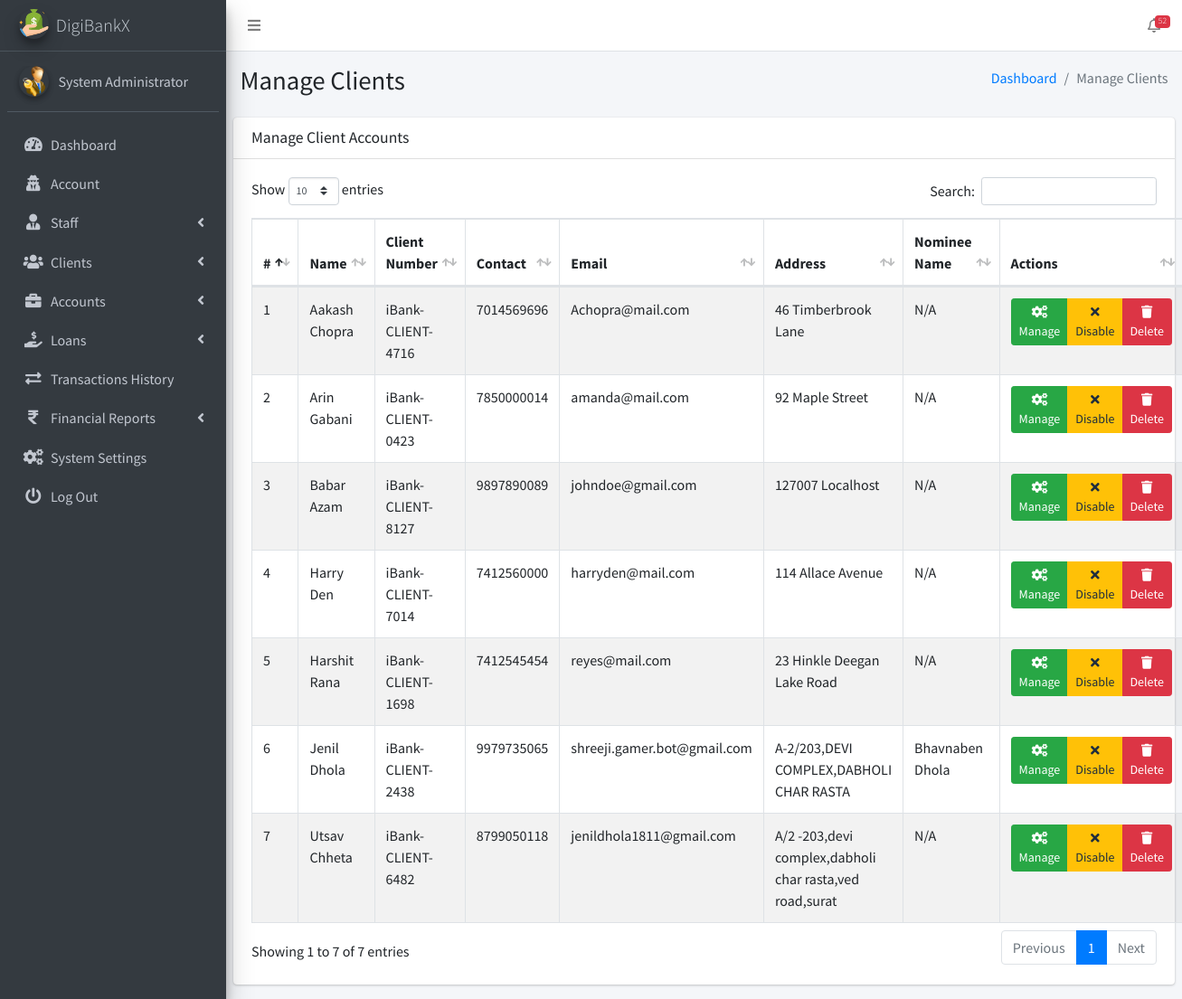
The app's page /admin/pages_manage_clients.php (signed in), older data.
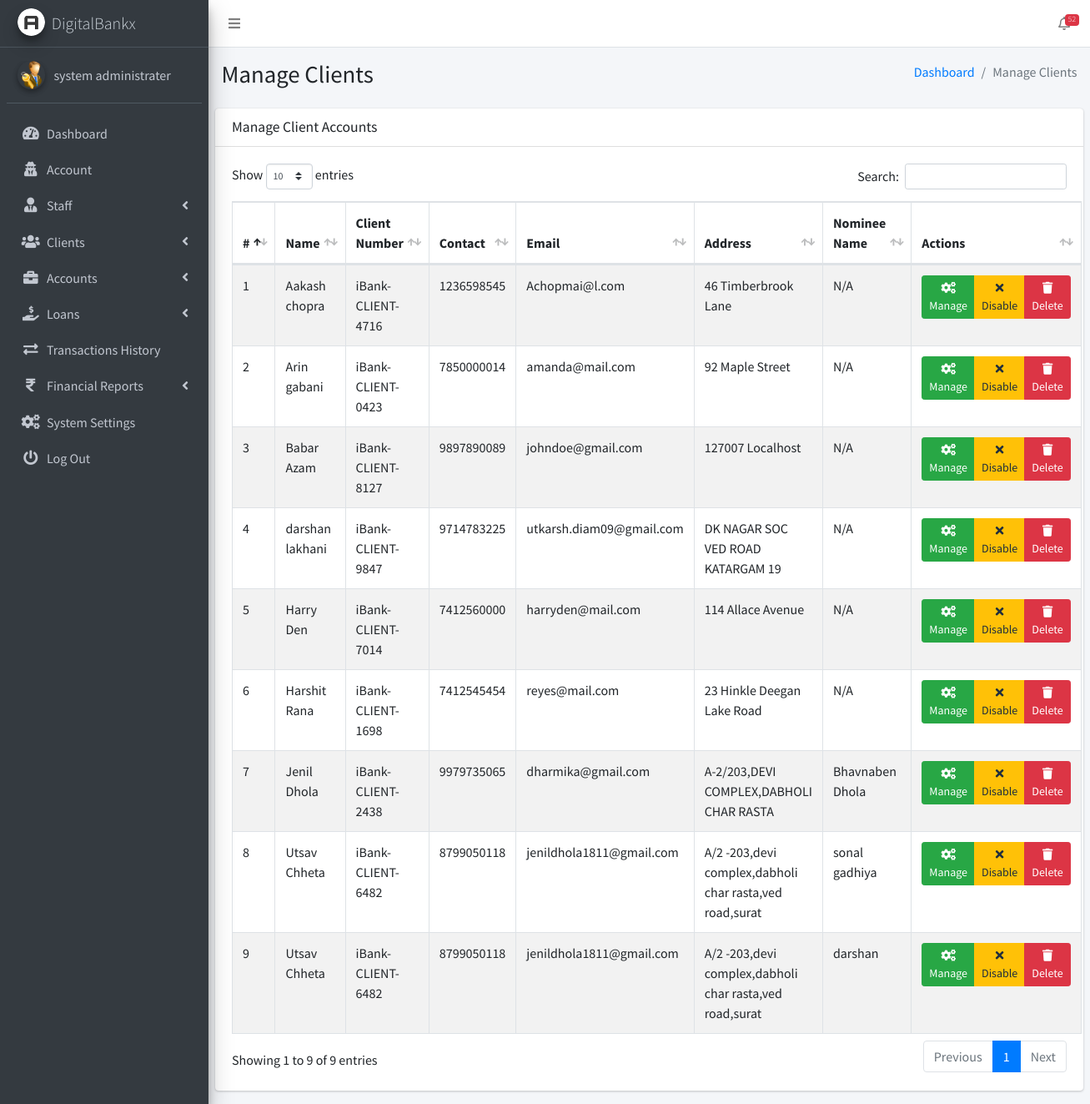
The same page, newer data.
### tables this page shows
CREATE TABLE `ib_systemsettings` (
  `id` int(20) NOT NULL,
  `sys_name` longtext NOT NULL,
  `sys_tagline` longtext NOT NULL,
  `sys_logo` varchar(200) NOT NULL,
  `is_active` tinyint(1) NOT NULL DEFAULT 1
);

CREATE TABLE `ib_admin` (
  `admin_id` int(11) NOT NULL,
  `name` varchar(200) NOT NULL,
  `email` varchar(200) NOT NULL,
  `number` varchar(200) NOT NULL,
  `password` varchar(200) NOT NULL,
  `profile_pic` varchar(200) NOT NULL,
  `is_active` tinyint(1) NOT NULL DEFAULT 1,
  `otp` varchar(6) DEFAULT NULL,
  `otp_expiry` datetime DEFAULT NULL
);

CREATE TABLE `ib_clients` (
  `client_id` int(10) UNSIGNED NOT NULL,
  `name` varchar(200) NOT NULL,
  `phone` varchar(200) NOT NULL,
  `address` varchar(200) NOT NULL,
  `email` varchar(200) NOT NULL,
  `password` varchar(200) NOT NULL,
  `profile_pic` varchar(200) NOT NULL,
  `client_number` varchar(200) NOT NULL,
  `is_active` tinyint(1) NOT NULL DEFAULT 1,
  `otp` varchar(10) DEFAULT NULL,
  `otp_expiry` datetime DEFAULT NULL
);

CREATE TABLE `ib_nominees` (
  `id` int(11) NOT NULL,
  `client_id` int(11) NOT NULL,
  `nominee_name` varchar(255) NOT NULL,
  `relation` varchar(100) NOT NULL,
  `nominee_email` varchar(255) DEFAULT NULL,
  `nominee_phone` varchar(20) DEFAULT NULL,
  `nominee_address` text DEFAULT NULL,
  `created_at` timestamp NOT NULL DEFAULT current_timestamp(),
  `is_active` tinyint(1) NOT NULL DEFAULT 1,
  `aadhar_number` varchar(12) NOT NULL,
  `pan_number` varchar(10) NOT NULL
);

### admin/pages_manage_clients.php (the view, shortened to what the changed rows need)
<?php
include('conf/config.php');
?>
<!DOCTYPE html>
<html>
<?php include("dist/_partials/head.php"); ?>
<body class="hold-transition sidebar-mini">
  <div class="wrapper">
    <?php include("dist/_partials/sidebar.php"); ?>
    <div class="content-wrapper">
      <section class="content-header">
        <div class="container-fluid">
          <div class="row mb-2">
            <div class="col-sm-6">
              <h1>Manage Clients</h1>
            </div>
          </div>
        </div>
      </section>
      <section class="content">
        <div class="row">
          <div class="col-12">
            <div class="card">
              <div class="card-header">
                <h3 class="card-title">Manage Client Accounts</h3>
              </div>
              <div class="card-body">
                <table id="example1" class="table table-hover table-bordered table-striped">
                  <thead>
                    <tr>
                      <th>#</th>
                      <th>Name</th>
                      <th>Client Number</th>
                      <th>Contact</th>
                      <th>Email</th>
                      <th>Address</th>
                      <th>Nominee Name</th>
                      <th>Actions</th>
                    </tr>
                  </thead>
                  <tbody>
                    <?php
                    $query = "SELECT c.client_id, c.name, c.client_number, c.phone, c.email, c.address, c.is_active,
                                     n.nominee_name
                              FROM iB_clients c
                              LEFT JOIN iB_nominees n ON c.client_id = n.client_id
                              ORDER BY c.name ASC;";
                    $stmt = $mysqli->prepare($query);
                    $stmt->execute();
                    $res = $stmt->get_result();
                    $cnt = 1;
                    while ($row = $res->fetch_object()) {
                      ?>
                      <tr>
                        <td><?php echo $cnt; ?></td>
                        <td><?php echo htmlspecialchars($row->name); ?></td>
                        <td><?php echo htmlspecialchars($row->client_number); ?></td>
                        <td><?php echo htmlspecialchars($row->phone); ?></td>
                        <td><?php echo htmlspecialchars($row->email); ?></td>
                        <td><?php echo htmlspecialchars($row->address); ?></td>
                        <td><?php echo htmlspecialchars($row->nominee_name ?? 'N/A'); ?></td>
                        <td>
                          <div class="btn-group" role="group">
                            <a class="btn btn-success btn-sm"
                              href="pages_view_client.php?client_number=<?php echo $row->client_number; ?>">
                              <i class="fas fa-cogs"></i> Manage
                            </a>
                            <a class="btn btn-<?php echo $row->is_active ? 'warning' : 'primary'; ?> btn-sm" href="#"
                              onclick="toggleClient(<?php echo $row->client_id; ?>, <?php echo $row->is_active; ?>)">
                              <i class="fas fa-<?php echo $row->is_active ? 'times' : 'check'; ?>"></i>
                              <?php echo $row->is_active ? 'Disable' : 'Enable'; ?>
                            </a>
                            <a class="btn btn-danger btn-sm" href="#"
                              onclick="deleteClient(<?php echo $row->client_id; ?>)">
                              <i class="fas fa-trash"></i> Delete
                            </a>
                          </div>
                        </td>
                      </tr>
                      <?php $cnt++;
                    } ?>
                  </tbody>
                </table>
              </div>
            </div>
          </div>
        </div>
      </section>
    </div>
  </div>
</body>
</html>

### admin/dist/_partials/sidebar.php (shortened to what the changed rows need)
<aside class="main-sidebar sidebar-dark-primary elevation-4">
    <?php
    $admin_id = $_SESSION['admin_id'];
    $query = "SELECT * FROM iB_admin WHERE admin_id = ?";
    $stmt = $mysqli->prepare($query);
    $stmt->bind_param('i', $admin_id);
    $stmt->execute();
    $res = $stmt->get_result();
    while ($row = $res->fetch_object()) {
        $profile_picture = empty($row->profile_pic)
            ? "<img src='dist/img/user_icon.png' class='img-circle elevation-2' alt='User Image'>"
            : "<img src='dist/img/$row->profile_pic' class='img-circle elevation-2' alt='User Image'>";
        $sys_query = "SELECT * FROM iB_SystemSettings";
        $stmt = $mysqli->prepare($sys_query);
        $stmt->execute();
        $sys_res = $stmt->get_result();
        while ($sys = $sys_res->fetch_object()) {
            ?>
            <a href="pages_dashboard.php" class="brand-link text-light">
                <img src="dist/img/<?php echo $sys->sys_logo; ?>" alt="Logo" class="brand-image img-circle elevation-3">
                <span class="brand-text font-weight-light"><?php echo $sys->sys_name; ?></span>
            </a>
            <div class="sidebar">
                <div class="user-panel mt-3 pb-3 mb-3 d-flex">
                    <div class="image"><?php echo $profile_picture; ?></div>
                    <div class="info">
                        <a href="#" class="d-block"><?php echo $row->name; ?></a>
                    </div>
                </div>
                <nav class="mt-2">
                    <ul class="nav nav-pills nav-sidebar flex-column" data-widget="treeview" role="menu">
                        <li class="nav-item">
                            <a href="pages_dashboard.php" class="nav-link">
                                <i class="nav-icon fas fa-tachometer-alt"></i>
                                <p>Dashboard</p>
                            </a>
                        </li>
                        <li class="nav-item">
                            <a href="pages_account.php" class="nav-link">
                                <i class="nav-icon fas fa-user-secret"></i>
                                <p>Account</p>
                            </a>
                        </li>
                        <li class="nav-item has-treeview">
                            <a href="#" class="nav-link">
                                <i class="nav-icon fas fa-user-tie"></i>
                                <p>Staff <i class="fas fa-angle-left right"></i></p>
                            </a>
                        </li>
                        <li class="nav-item has-treeview">
                            <a href="#" class="nav-link">
                                <i class="nav-icon fas fa-users"></i>
                                <p>Clients <i class="fas fa-angle-left right"></i></p>
                            </a>
                        </li>
                        <li class="nav-item has-treeview">
                            <a href="#" class="nav-link">
                                <i class="nav-icon fas fa-briefcase"></i>
                                <p>Accounts <i class="fas fa-angle-left right"></i></p>
                            </a>
                        </li>
                        <li class="nav-item has-treeview">
                            <a href="#" class="nav-link">
                                <i class="nav-icon fas fa-hand-holding-usd"></i>
                                <p>
                                    Loans
                                    <i class="fas fa-angle-left right"></i>
                                </p>
                            </a>
                        </li>
                        <li class="nav-item">
                            <a href="pages_transactions_engine.php" class="nav-link">
                                <i class="nav-icon fas fa-exchange-alt"></i>
                                <p>Transactions History</p>
                            </a>
                        </li>
                        <li class="nav-item has-treeview">
                            <a href="#" class="nav-link">
                                <i class="nav-icon fas fa-rupee-sign"></i>
                                <p>Financial Reports <i class="fas fa-angle-left right"></i></p>
                            </a>
                        </li>
                        <li class="nav-item">
                            <a href="pages_system_settings.php" class="nav-link">
                                <i class="nav-icon fas fa-cogs"></i>
                                <p>System Settings</p>
                            </a>
                        </li>
                        <li class="nav-item">
                            <a href="pages_logout.php" class="nav-link">
                                <i class="nav-icon fas fa-power-off"></i>
                                <p>Log Out</p>
                            </a>
                        </li>
                    </ul>
                </nav>
            </div>
        </aside>
    <?php }
    } ?>

Row changes from the older to the newer data that the page shows:
no longer on this page (row edited): ib_clients: name "Utsav Chheta", client_number "iBank-CLIENT-6482", phone "8799050118", email "jenildhola1811@gmail.com", address "A/2 -203,devi complex,dabholi char rasta,ved road,surat", nominee_name "N/A", is_active 1 (drawn)
changed ib_admin: name "System Administrator" → "system administrater"
changed ib_systemsettings: sys_logo: a different picture; sys_name "DigiBankX" → "DigitalBankx"
changed ib_clients "iBank-CLIENT-4716": name "Aakash Chopra" → "Aakash chopra"; phone "7014569696" → "1236598545"; email "Achopra@mail.com" → "Achopmai@l.com"
changed ib_clients "iBank-CLIENT-0423": name "Arin Gabani" → "Arin gabani"
added ib_clients: name "darshan lakhani", client_number "iBank-CLIENT-9847", phone "9714783225", email "utkarsh.diam09@gmail.com", address "DK NAGAR SOC VED ROAD KATARGAM 19", nominee_name "N/A", is_active 1 (drawn)
changed ib_nominees "Bhavnaben Dhola": client.email "shreeji.gamer.bot@gmail.com" → "dharmika@gmail.com"
added ib_nominees: client.name "Utsav Chheta", client.client_number "iBank-CLIENT-6482", client.phone "8799050118", client.email "jenildhola1811@gmail.com", client.address "A/2 -203,devi complex,dabholi char rasta,ved road,surat", nominee_name "sonal gadhiya"
added ib_nominees: client.name "Utsav Chheta", client.client_number "iBank-CLIENT-6482", client.phone "8799050118", client.email "jenildhola1811@gmail.com", client.address "A/2 -203,devi complex,dabholi char rasta,ved road,surat", nominee_name "darshan"
Text that changed along with them:
text written by a page script: "Show entries Search: Showing 1 to 7 of 7 entries Previous 1 Next" → "Show entries Search: Showing 1 to 9 of 9 entries Previous 1 Next"
